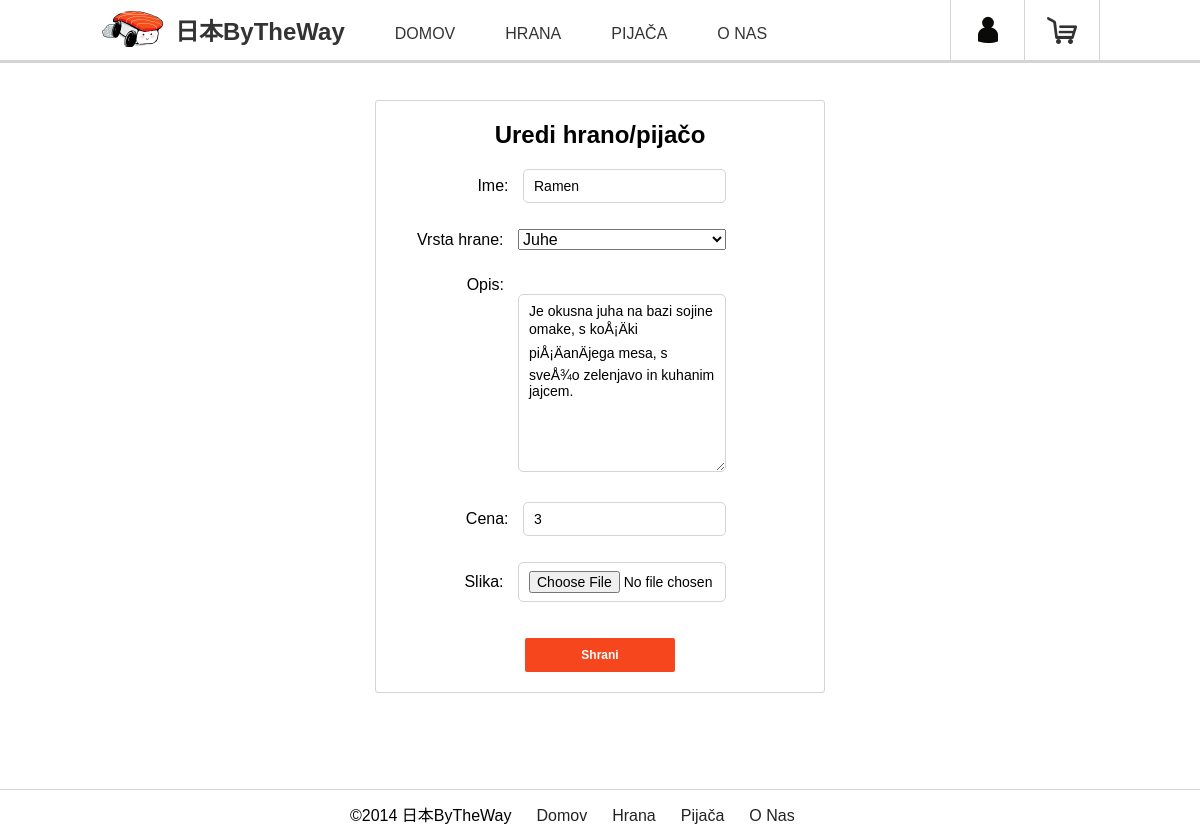
/edit-product.php?hranaid=2, run on the app's committed database.
### tables this page shows
CREATE TABLE IF NOT EXISTS `hrana` (
  `HranaID` int(11) NOT NULL AUTO_INCREMENT,
  `Ime` varchar(30) NOT NULL,
  `VrstaHrane` varchar(15) NOT NULL,
  `Opis` varchar(200) NOT NULL,
  `Cena` float NOT NULL,
  `Slika` varchar(50) NOT NULL,
  PRIMARY KEY (`HranaID`)
);

### edit-product.php (the view, shortened to what this page needs)
<?php
	include('mysql-connection.php');
?>
<?php
	$result = null;
	$success = false;
	if (!isset($_POST['submit'])) {
		if (isset($_GET['hranaid'])) {
			$result = mysqli_query($connection, 'SELECT * FROM hrana WHERE HranaId='.$_GET['hranaid']);
		} else if (isset($_GET['pijacaid'])) {
			$result = mysqli_query($connection, 'SELECT * FROM pijaca WHERE PijacaId='.$_GET['pijacaid']);
		}
		if ($result) {
			$product = mysqli_fetch_array($result);
			$ime = $product['Ime'];
			$vrsta = !empty($product['VrstaHrane'])?$product['VrstaHrane']:null;
			$opis = $product['Opis'];
			$cena = $product['Cena'];
		} else {
			die();
		}
	}
?>
<!doctype html>
<html lang="en">
<head>
	<link rel="stylesheet" href="styles/normalize.css">
	<link rel="stylesheet" href="styles/main.css">
</head>
<body>
	<header class="main-header">
		<?php include('main-header.php'); ?>
	</header>
	<div class="main-content">
		<div class="row">
			<div class="edit-product center">
				<?php if ($success): ?>
					<h3 class="green">Izdelek je bil uspešno posodobljen</h3>
				<?php else: ?>
					<h2>Uredi hrano/pijačo</h2>
					<form action="" method="post" enctype="multipart/form-data">
						<p>
							<label>Ime:</label>
							<input type="text" name="name" value="<?php echo $ime; ?>" />
						</p>
						<?php if (isset($_GET['hranaid'])): ?>
							<p>
								<label>Vrsta hrane:</label>
								<select name="category">
									<option value="Juhe" <?php if ($vrsta=="Juhe") echo "selected" ?>>Juhe</option>
								</select>
							</p>
						<?php endif; ?>
						<p>
							<label class="fix-align">Opis:</label><br>
							<textarea name="description" rows="10"><?php echo $opis; ?></textarea>
						</p>
						<p>
							<label>Cena:</label>
							<input type="text" name="price" value="<?php echo $cena; ?>" />
						</p>
						<p>
							<label>Slika:</label>
							<input type="file" name="image" />
						</p>
						<button class="big-red" type="submit" name="submit">Shrani</button>
					</form>
				<?php endif; ?>
			</div>
		</div>
	</div>
	<footer class="main-footer">
		<?php include('main-footer.php'); ?>
	</footer>
</body>
</html>

### styles/main.css (style rules this page uses)
*, *:before, *:after { -moz-box-sizing: border-box; -webkit-box-sizing: border-box; box-sizing: border-box; }
html { position: relative; min-height: 100%; }
body { margin: 0 0 32px; }
.row { display: block; max-width: 1000px; margin: 0 auto; }
.center { margin: 0 auto; }
a.big-red, button.big-red { border: 0 none; border-radius: 2px 2px 2px 2px; color: #FFFFFF; cursor: pointer; display: inline-block; font-family: Arial,sans-serif; font-size: 12px; font-weight: bold; line-height: 20px; margin-bottom: 0; margin-top: 10px; padding: 7px 10px; text-transform: none; text-decoration: none; width: 16.795%; text-align: center; background: none repeat scroll 0 0 #f5461e; color: #fff; }
.main-header { background: #fff; border-bottom: 3px solid #d4d4d4; min-height: 60px; position: fixed; z-index: 9999; width: 100%; }
.main-footer { position: absolute; left: 0; bottom: 0; background-color: #fff; width: 100%; border-top: 1px solid #d4d4d4; padding-top: 10px; }
.main-content { padding-top: 100px; padding-bottom: 40px; }
.main-content .add-product, .main-content .edit-product, .main-content .register, .main-content .login { background-color: #fff; border: 1px solid #d4d4d4; border-radius: 3px; width: 450px; text-align: center; }
.main-content .add-product p, .main-content .edit-product p, .main-content .register p, .main-content .login p { text-align: right; width: 350px; }
.main-content .add-product p input, .main-content .add-product p textarea, .main-content .edit-product p input, .main-content .edit-product p textarea, .main-content .register p input, .main-content .register p textarea, .main-content .login p input, .main-content .login p textarea { border: 1px solid #d4d4d4; padding: 8px 10px; border-radius: 5px; outline: 0; margin-bottom: 10px; margin-left: 10px; font-size: 14px; }
.main-content .add-product p input[type="file"], .main-content .edit-product p input[type="file"], .main-content .register p input[type="file"], .main-content .login p input[type="file"] { max-width: 208px; }
.main-content .add-product p .fix-align, .main-content .edit-product p .fix-align, .main-content .register p .fix-align, .main-content .login p .fix-align { margin-right: 222px; }
.main-content .add-product p textarea, .main-content .edit-product p textarea, .main-content .register p textarea, .main-content .login p textarea { width: 208px; max-width: 208px; }
.main-content .add-product p select, .main-content .edit-product p select, .main-content .register p select, .main-content .login p select { margin-bottom: 10px; margin-left: 10px; min-width: 208px; }
.main-content .add-product button, .main-content .edit-product button, .main-content .register button, .main-content .login button { width: 150px; margin-bottom: 20px; }

### data on the page
hrana: name "Ramen", category "Juhe", description "Je okusna juha na bazi sojine omake, s koÅ¡Äki piÅ¡ÄanÄjega mesa, s sveÅ¾o zelenjavo in kuhanim jajcem.", price "3"
